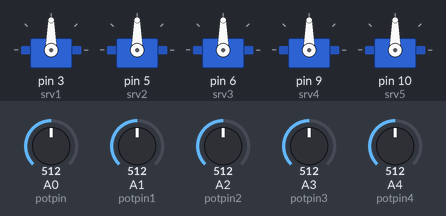
Simulated run of this sketch. Board: Arduino Uno, built with avr-gcc and run on an emulated ATmega328P. Parts: 5 × servo. The inputs (shaded band) are chosen by the test bench; at power-on: A0 (potpin) = 512, A1 (potpin1) = 512, A2 (potpin2) = 512, A3 (potpin3) = 512, A4 (potpin4) = 512.

Above: at 1.2 s.
1.3 s: A0 (potpin) set to 716
At 2.0 s:
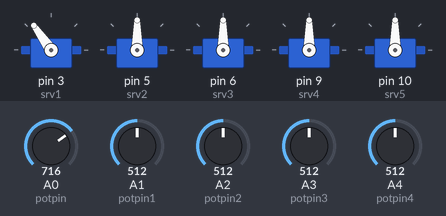
2.8 s: A1 (potpin1) set to 716
At 4.0 s:
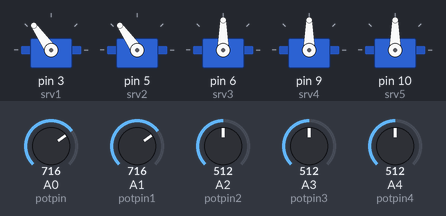
4.3 s: A2 (potpin2) set to 716
At 5.5 s:
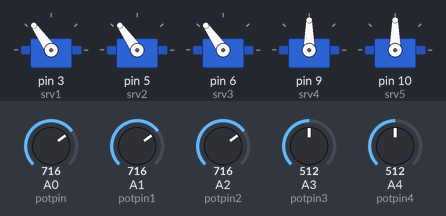
5.8 s: A3 (potpin3) set to 716
At 6.5 s:
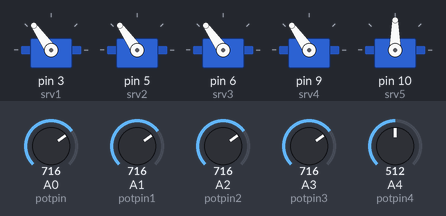
7.3 s: A4 (potpin4) set to 716
At 7.9 s:
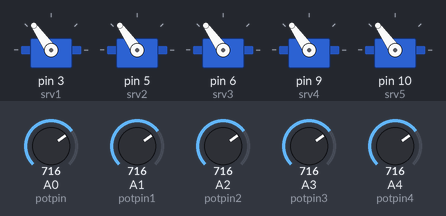
8.8 s: A0 (potpin) set to 992
At 10.1 s:
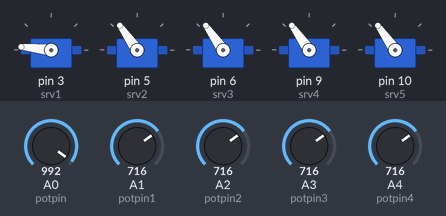
Timing chart, 0 to 11.3 s (numbered marks = the images above; inputs shaded):
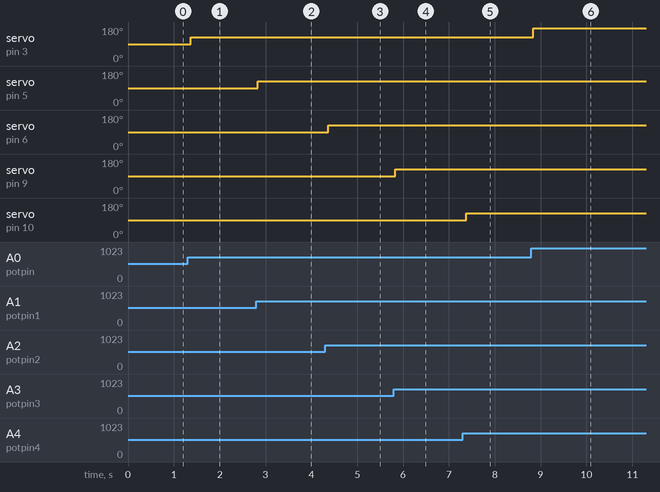

The sketch:

codeAWSCP.ino
```cpp
#include <Servo.h>

Servo srv1;
Servo srv2;
Servo srv3;
Servo srv4;
Servo srv5;


int potpin = 0;
int potpin1= 1;
int potpin2= 2;
int potpin3= 3;
int potpin4= 4;

int val;

void setup() {
  srv1.attach(3);
  srv2.attach(5);
  srv3.attach(6);
  srv4.attach(9);
  srv5.attach(10);

}

void loop() {
 val = analogRead(potpin);
 val = map(val, 0, 1023, 0, 180);
  srv1.write(val);
  delay(15);

  val= analogRead(potpin1);
  val = map(val, 0, 1023, 0, 180);
  srv2.write(val);
  delay(15);

    val= analogRead(potpin2);
  val = map(val, 0, 1023, 0, 180);
  srv3.write(val);
  delay(15);

    val= analogRead(potpin3);
  val = map(val, 0, 1023, 0, 180);
  srv4.write(val);
  delay(15);

    val= analogRead(potpin4);
  val = map(val, 0, 1023, 0, 180);
  srv5.write(val);
  delay(15);
}
```

Measured:
- after the input at 1.3 s, servo on pin 3 (srv1): 90° → 125° after 0.07 s
- after the input at 2.8 s, servo on pin 5 (srv2): 90° → 125° at once
- after the input at 4.3 s, servo on pin 6 (srv3): 90° → 125° after 0.07 s
- after the input at 5.8 s, servo on pin 9 (srv4): 90° → 125° at once
- after the input at 7.3 s, servo on pin 10 (srv5): 90° → 125° after 0.07 s
- after the input at 8.8 s, servo on pin 3 (srv1): 125° → 174° at once
